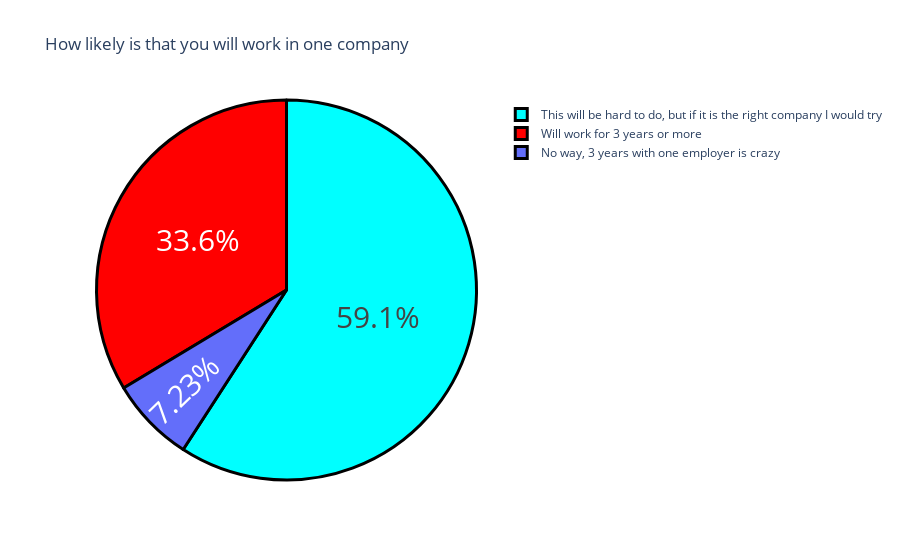

The notebook cell this image was saved under:
### Markdown cell above
HOW LIKELY ONE IS TO WORK FOR ONE COMPANY FOR THREE YEARS OR MORE

### Code cell
question3 = data['How likely is that you will work for one employer for 3 years or more ?'].value_counts()
label = question3.index
counts = question3.values
colors = ['aqua', 'red']
fig = go.Figure(data =[go.Pie(labels = label, values = counts)])
fig.update_layout(title_text ='How likely is that you will work in one company')
fig.update_traces(hoverinfo = 'label+value', textinfo = 'percent', textfont_size = 30,
                  marker = dict(colors = colors, line = dict(color='black', width = 3)))
fig.show()

### Figure 1 — Plotly figure (JSON) as saved in the notebook; plotly's stock layout.template omitted (floating-point values rounded to 4 significant figures)
{"data": [{"hoverinfo": "label+value", "labels": ["This will be hard to do, but if it is the right company I would try", "Will work for 3 years or more", "No way, 3 years with one employer is crazy"], "marker": {"colors": ["aqua", "red"], "line": {"color": "black", "width": 3}}, "textfont": {"size": 30}, "textinfo": "percent", "type": "pie", "values": [139, 79, 17]}], "layout": {"autosize": true, "title": {"text": "How likely is that you will work in one company"}}}
